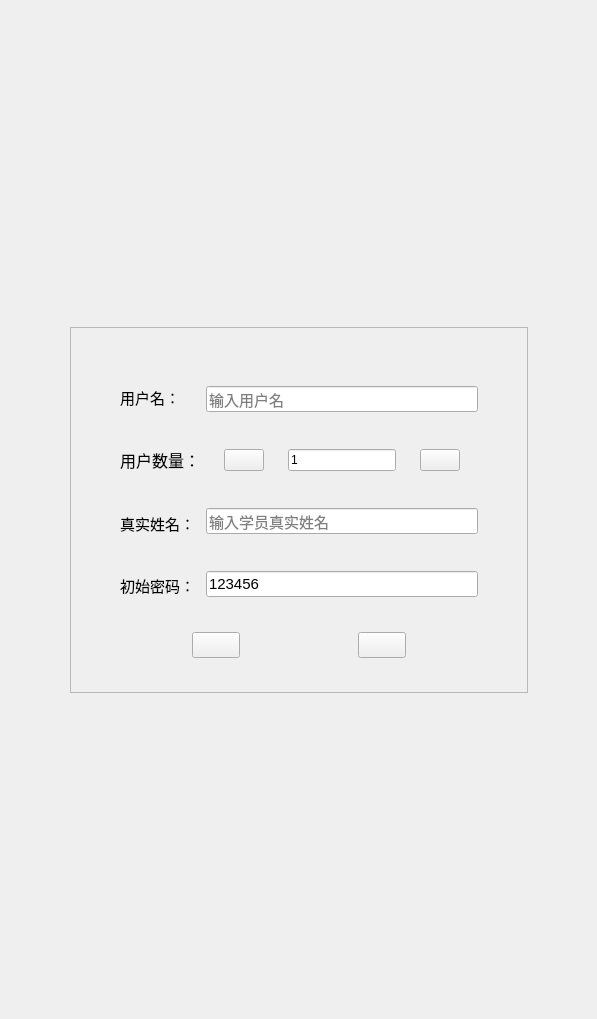
<?xml version="1.0" encoding="UTF-8"?>
<ui version="4.0">
 <class>RbAddUserInfoWindow</class>
 <widget class="QWidget" name="RbAddUserInfoWindow">
  <property name="geometry">
   <rect>
    <x>0</x>
    <y>0</y>
    <width>597</width>
    <height>1019</height>
   </rect>
  </property>
  <property name="windowTitle">
   <string>SimLaparo</string>
  </property>
  <layout class="QVBoxLayout" name="verticalLayout_4">
   <item>
    <spacer name="verticalSpacer_10">
     <property name="orientation">
      <enum>Qt::Vertical</enum>
     </property>
     <property name="sizeHint" stdset="0">
      <size>
       <width>20</width>
       <height>282</height>
      </size>
     </property>
    </spacer>
   </item>
   <item>
    <layout class="QHBoxLayout" name="horizontalLayout_3">
     <item>
      <spacer name="horizontalSpacer_2">
       <property name="orientation">
        <enum>Qt::Horizontal</enum>
       </property>
       <property name="sizeHint" stdset="0">
        <size>
         <width>40</width>
         <height>20</height>
        </size>
       </property>
      </spacer>
     </item>
     <item>
      <widget class="QFrame" name="frame">
       <property name="sizePolicy">
        <sizepolicy hsizetype="Preferred" vsizetype="Preferred">
         <horstretch>0</horstretch>
         <verstretch>0</verstretch>
        </sizepolicy>
       </property>
       <property name="frameShape">
        <enum>QFrame::StyledPanel</enum>
       </property>
       <property name="frameShadow">
        <enum>QFrame::Raised</enum>
       </property>
       <layout class="QVBoxLayout" name="verticalLayout_3">
        <item>
         <spacer name="verticalSpacer_7">
          <property name="orientation">
           <enum>Qt::Vertical</enum>
          </property>
          <property name="sizeHint" stdset="0">
           <size>
            <width>20</width>
            <height>49</height>
           </size>
          </property>
         </spacer>
        </item>
        <item>
         <layout class="QHBoxLayout" name="horizontalLayout_2">
          <item>
           <spacer name="horizontalSpacer_3">
            <property name="orientation">
             <enum>Qt::Horizontal</enum>
            </property>
            <property name="sizeHint" stdset="0">
             <size>
              <width>40</width>
              <height>20</height>
             </size>
            </property>
           </spacer>
          </item>
          <item>
           <layout class="QVBoxLayout" name="verticalLayout">
            <item>
             <widget class="QLabel" name="UserNameLabel">
              <property name="font">
               <font>
                <pointsize>11</pointsize>
               </font>
              </property>
              <property name="text">
               <string>用户名：</string>
              </property>
             </widget>
            </item>
            <item>
             <spacer name="verticalSpacer">
              <property name="orientation">
               <enum>Qt::Vertical</enum>
              </property>
              <property name="sizeHint" stdset="0">
               <size>
                <width>20</width>
                <height>32</height>
               </size>
              </property>
             </spacer>
            </item>
            <item>
             <widget class="QLabel" name="UserNumberLabel">
              <property name="sizePolicy">
               <sizepolicy hsizetype="Preferred" vsizetype="Preferred">
                <horstretch>0</horstretch>
                <verstretch>0</verstretch>
               </sizepolicy>
              </property>
              <property name="sizeIncrement">
               <size>
                <width>3</width>
                <height>3</height>
               </size>
              </property>
              <property name="font">
               <font>
                <pointsize>12</pointsize>
               </font>
              </property>
              <property name="text">
               <string>用户数量：</string>
              </property>
              <property name="textFormat">
               <enum>Qt::AutoText</enum>
              </property>
             </widget>
            </item>
            <item>
             <spacer name="verticalSpacer_6">
              <property name="orientation">
               <enum>Qt::Vertical</enum>
              </property>
              <property name="sizeHint" stdset="0">
               <size>
                <width>20</width>
                <height>31</height>
               </size>
              </property>
             </spacer>
            </item>
            <item>
             <widget class="QLabel" name="RealNameLabel">
              <property name="font">
               <font>
                <pointsize>11</pointsize>
               </font>
              </property>
              <property name="text">
               <string>真实姓名：</string>
              </property>
             </widget>
            </item>
            <item>
             <spacer name="verticalSpacer_5">
              <property name="orientation">
               <enum>Qt::Vertical</enum>
              </property>
              <property name="sizeHint" stdset="0">
               <size>
                <width>20</width>
                <height>32</height>
               </size>
              </property>
             </spacer>
            </item>
            <item>
             <widget class="QLabel" name="OriPasswordLabel">
              <property name="font">
               <font>
                <pointsize>11</pointsize>
               </font>
              </property>
              <property name="text">
               <string>初始密码：</string>
              </property>
             </widget>
            </item>
           </layout>
          </item>
          <item>
           <layout class="QVBoxLayout" name="verticalLayout_2">
            <item>
             <widget class="RbVKLineEdit" name="UserNameLineEdit">
              <property name="font">
               <font>
                <pointsize>11</pointsize>
               </font>
              </property>
              <property name="text">
               <string/>
              </property>
              <property name="placeholderText">
               <string>输入用户名</string>
              </property>
             </widget>
            </item>
            <item>
             <spacer name="verticalSpacer_4">
              <property name="orientation">
               <enum>Qt::Vertical</enum>
              </property>
              <property name="sizeHint" stdset="0">
               <size>
                <width>20</width>
                <height>31</height>
               </size>
              </property>
             </spacer>
            </item>
            <item>
             <layout class="QHBoxLayout" name="horizontalLayout">
              <item>
               <spacer name="horizontalSpacer_7">
                <property name="orientation">
                 <enum>Qt::Horizontal</enum>
                </property>
                <property name="sizeHint" stdset="0">
                 <size>
                  <width>18</width>
                  <height>13</height>
                 </size>
                </property>
               </spacer>
              </item>
              <item>
               <widget class="QPushButton" name="SubUserNumberBtn">
                <property name="text">
                 <string/>
                </property>
               </widget>
              </item>
              <item>
               <spacer name="horizontalSpacer_5">
                <property name="orientation">
                 <enum>Qt::Horizontal</enum>
                </property>
                <property name="sizeHint" stdset="0">
                 <size>
                  <width>18</width>
                  <height>13</height>
                 </size>
                </property>
               </spacer>
              </item>
              <item>
               <widget class="RbVKLineEdit" name="UserNumberLineEdit">
                <property name="text">
                 <string>1</string>
                </property>
               </widget>
              </item>
              <item>
               <spacer name="horizontalSpacer_6">
                <property name="orientation">
                 <enum>Qt::Horizontal</enum>
                </property>
                <property name="sizeHint" stdset="0">
                 <size>
                  <width>18</width>
                  <height>13</height>
                 </size>
                </property>
               </spacer>
              </item>
              <item>
               <widget class="QPushButton" name="AddUserNumberBtn">
                <property name="text">
                 <string/>
                </property>
               </widget>
              </item>
              <item>
               <spacer name="horizontalSpacer_8">
                <property name="orientation">
                 <enum>Qt::Horizontal</enum>
                </property>
                <property name="sizeHint" stdset="0">
                 <size>
                  <width>18</width>
                  <height>13</height>
                 </size>
                </property>
               </spacer>
              </item>
             </layout>
            </item>
            <item>
             <spacer name="verticalSpacer_3">
              <property name="orientation">
               <enum>Qt::Vertical</enum>
              </property>
              <property name="sizeHint" stdset="0">
               <size>
                <width>20</width>
                <height>31</height>
               </size>
              </property>
             </spacer>
            </item>
            <item>
             <widget class="RbVKLineEdit" name="RealNameLineEdit">
              <property name="font">
               <font>
                <pointsize>11</pointsize>
               </font>
              </property>
              <property name="text">
               <string/>
              </property>
              <property name="placeholderText">
               <string>输入学员真实姓名</string>
              </property>
             </widget>
            </item>
            <item>
             <spacer name="verticalSpacer_9">
              <property name="orientation">
               <enum>Qt::Vertical</enum>
              </property>
              <property name="sizeHint" stdset="0">
               <size>
                <width>20</width>
                <height>31</height>
               </size>
              </property>
             </spacer>
            </item>
            <item>
             <widget class="RbVKLineEdit" name="OriPasswordLineEdit">
              <property name="font">
               <font>
                <pointsize>11</pointsize>
               </font>
              </property>
              <property name="text">
               <string>123456</string>
              </property>
             </widget>
            </item>
           </layout>
          </item>
          <item>
           <spacer name="horizontalSpacer_4">
            <property name="orientation">
             <enum>Qt::Horizontal</enum>
            </property>
            <property name="sizeHint" stdset="0">
             <size>
              <width>40</width>
              <height>20</height>
             </size>
            </property>
           </spacer>
          </item>
         </layout>
        </item>
        <item>
         <spacer name="verticalSpacer_2">
          <property name="orientation">
           <enum>Qt::Vertical</enum>
          </property>
          <property name="sizeHint" stdset="0">
           <size>
            <width>17</width>
            <height>29</height>
           </size>
          </property>
         </spacer>
        </item>
        <item>
         <layout class="QHBoxLayout" name="horizontalLayout_4">
          <item>
           <spacer name="horizontalSpacer_10">
            <property name="orientation">
             <enum>Qt::Horizontal</enum>
            </property>
            <property name="sizeHint" stdset="0">
             <size>
              <width>40</width>
              <height>20</height>
             </size>
            </property>
           </spacer>
          </item>
          <item>
           <widget class="QPushButton" name="CancelBtn">
            <property name="sizePolicy">
             <sizepolicy hsizetype="Minimum" vsizetype="Minimum">
              <horstretch>0</horstretch>
              <verstretch>0</verstretch>
             </sizepolicy>
            </property>
            <property name="font">
             <font>
              <pointsize>11</pointsize>
             </font>
            </property>
            <property name="text">
             <string/>
            </property>
           </widget>
          </item>
          <item>
           <spacer name="horizontalSpacer_9">
            <property name="orientation">
             <enum>Qt::Horizontal</enum>
            </property>
            <property name="sizeHint" stdset="0">
             <size>
              <width>18</width>
              <height>20</height>
             </size>
            </property>
           </spacer>
          </item>
          <item>
           <widget class="QPushButton" name="OKBtn">
            <property name="font">
             <font>
              <pointsize>11</pointsize>
             </font>
            </property>
            <property name="text">
             <string/>
            </property>
           </widget>
          </item>
          <item>
           <spacer name="horizontalSpacer_11">
            <property name="orientation">
             <enum>Qt::Horizontal</enum>
            </property>
            <property name="sizeHint" stdset="0">
             <size>
              <width>40</width>
              <height>20</height>
             </size>
            </property>
           </spacer>
          </item>
         </layout>
        </item>
        <item>
         <spacer name="verticalSpacer_8">
          <property name="orientation">
           <enum>Qt::Vertical</enum>
          </property>
          <property name="sizeHint" stdset="0">
           <size>
            <width>17</width>
            <height>25</height>
           </size>
          </property>
         </spacer>
        </item>
       </layout>
      </widget>
     </item>
     <item>
      <spacer name="horizontalSpacer">
       <property name="orientation">
        <enum>Qt::Horizontal</enum>
       </property>
       <property name="sizeHint" stdset="0">
        <size>
         <width>40</width>
         <height>20</height>
        </size>
       </property>
      </spacer>
     </item>
    </layout>
   </item>
   <item>
    <spacer name="verticalSpacer_11">
     <property name="orientation">
      <enum>Qt::Vertical</enum>
     </property>
     <property name="sizeHint" stdset="0">
      <size>
       <width>20</width>
       <height>282</height>
      </size>
     </property>
    </spacer>
   </item>
  </layout>
 </widget>
 <customwidgets>
  <customwidget>
   <class>RbVKLineEdit</class>
   <extends>QLineEdit</extends>
   <header location="global">RbVKLineEdit.h</header>
  </customwidget>
 </customwidgets>
 <resources/>
 <connections/>
</ui>
